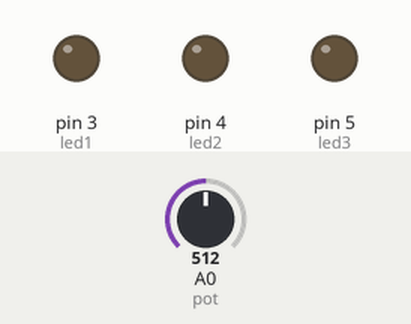
A sketch run on a simulated Arduino Uno, built with avr-gcc and run on an emulated ATmega328P. Parts: output pins drawn as LEDs (lit = HIGH). Dashed ring = blinking. Inputs (shaded band) come from the test bench; at power-on: A0 (pot) = 512.

Above: at 1.2 s.
1.3 s: A0 (pot) set to 684
2.8 s: A0 (pot) set to 719
At 3.04 s:
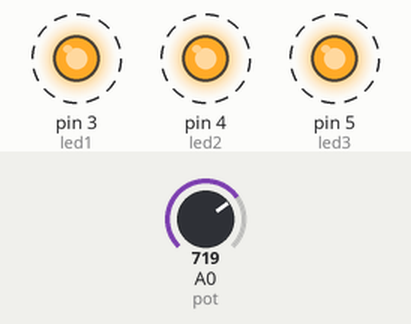
5.8 s: A0 (pot) set to 690
At 5.8 s:
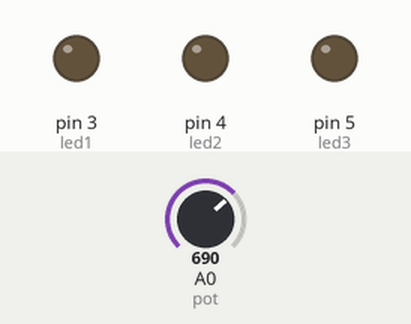
7.3 s: A0 (pot) set to 710
At 7.54 s:
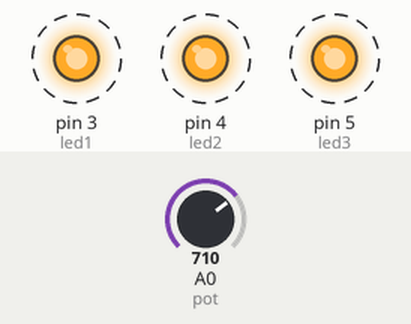
Timing chart, 0 to 11.3 s (numbered marks = the images above; inputs shaded):
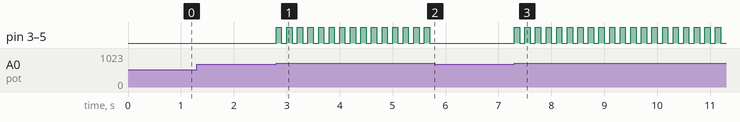

The sketch:

atividade_17.1_sistema_de_alarme_por_condicao_critica.ino
```cpp
int led1 = 3;
int led2 = 4;
int led3 = 5;

int pot = A0;

int limite = 700;

unsigned long tempoAnterior = 0;
int intervalo = 100;

bool estadoLed = false;

void setup()
{
  pinMode(led1, OUTPUT);
  pinMode(led2, OUTPUT);
  pinMode(led3, OUTPUT);
}

void loop()
{
  int leitura = analogRead(pot);
  unsigned long tempoAtual = millis();

  if (leitura > limite) {

    if (tempoAtual - tempoAnterior >= intervalo) {
      tempoAnterior = tempoAtual;

      estadoLed = !estadoLed;

      digitalWrite(led1, estadoLed);
      digitalWrite(led2, estadoLed);
      digitalWrite(led3, estadoLed);
    }

  }

  else {
    digitalWrite(led1, LOW);
    digitalWrite(led2, LOW);
    digitalWrite(led3, LOW);
  }
}
```

Measured:
- the behaviour switches between 700 and 701 on A0 (pot) (found by bisection; images 0 and 1)
- after the input at 1.3 s, every drawn part: stays the same
- after the input at 2.8 s, pin 3 (led1), pin 4 (led2), pin 5 (led3): alternates HIGH for 0.10 s and LOW for 0.10 s, starting at once
- after the input at 5.8 s, pin 3 (led1), pin 4 (led2), pin 5 (led3): stops changing and stays LOW
- after the input at 7.3 s, pin 3 (led1), pin 4 (led2), pin 5 (led3): alternates HIGH for 0.10 s and LOW for 0.10 s, starting at once
